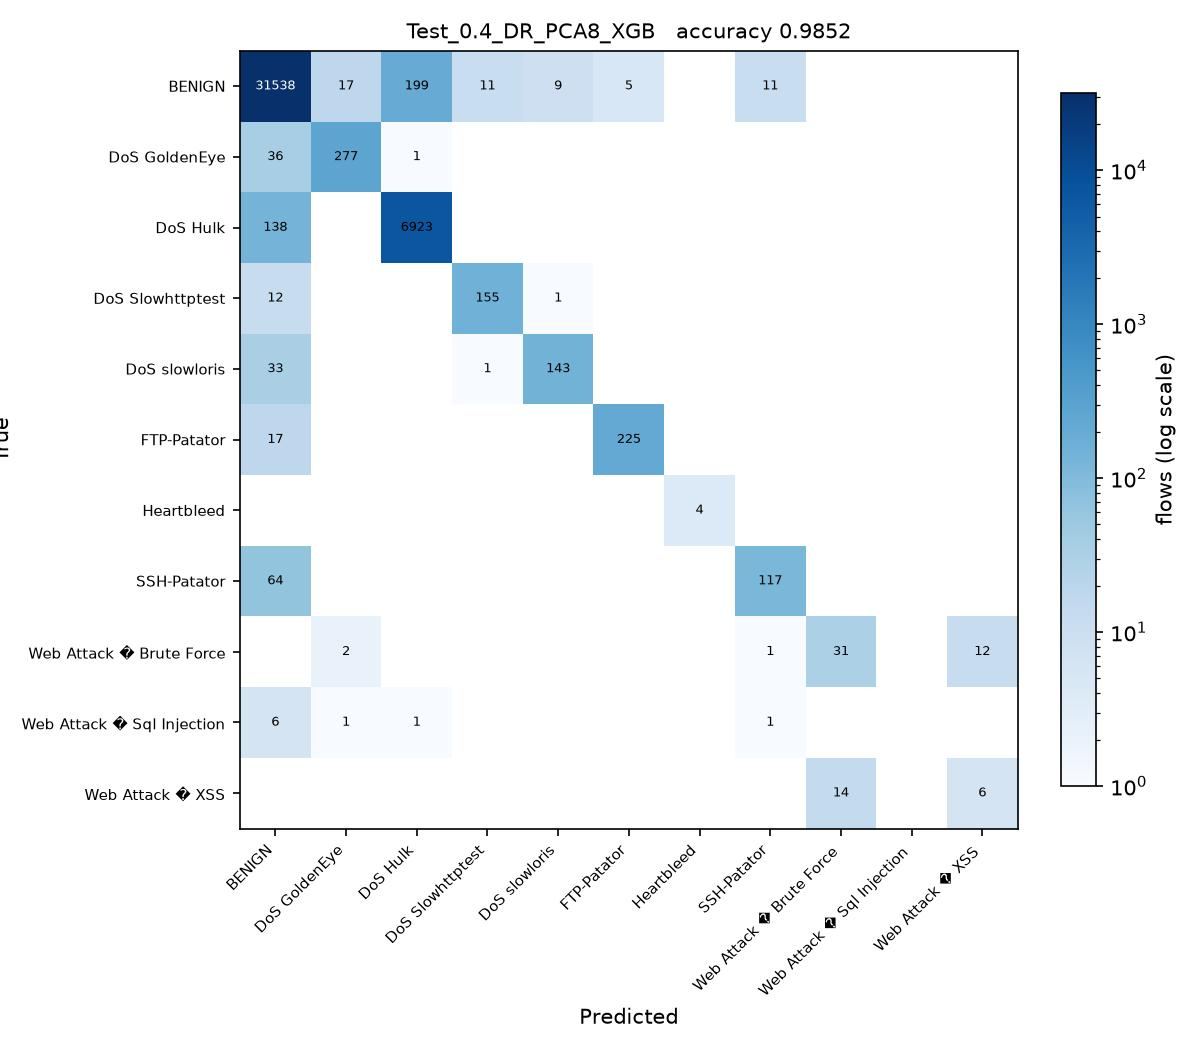

This chart was generated by the following Python code:
# Test_0.4_DR_PCA8_XGB.py
#
# Test size 0.4  |  PCA, 8 components  |  XGBoost (sheet #9)
#
# This is SGDC_60_40.py with the changes marked CHANGE below and nothing else.

import os
from pathlib import Path

# CHANGE 1: find the folder holding the three CSV files and run from there, so
# the plain file names below resolve no matter where this script is started
# from or how deeply it sits inside the project folder.
HERE = Path(__file__).resolve().parent
for PROJECT in [HERE, *HERE.parents]:
    if (PROJECT / 'Tuesday-WorkingHours.pcap_ISCX.csv').exists():
        os.chdir(PROJECT)
        break
else:
    raise SystemExit('Put this folder inside the folder that holds the three '
                     'CIC-IDS2017 CSV files, then run the script again.')
import numpy as np
import pandas as pd

df1 = pd.read_csv('Tuesday-WorkingHours.pcap_ISCX.csv', low_memory=True)
df2 = pd.read_csv('Wednesday-workingHours.pcap_ISCX.csv', low_memory=True)
df3 = pd.read_csv('Thursday-WorkingHours-Morning-WebAttacks.pcap_ISCX.csv', low_memory=True)

dataset = pd.concat([df1, df2, df3], ignore_index=True)

dataset.columns = dataset.columns.str.strip()

# CHANGE 2: a stratified sample of 100000 flows, the same for every run. An RBF
# SVM on all 1.3 million flows would take about an hour per script.
# At least 50 flows of every class are kept.
label = dataset.columns[-1]
dataset = pd.concat(
    [g.sample(n=min(len(g), max(50, round(100000 * len(g) / len(dataset)))), random_state=0)
     for _, g in dataset.groupby(label)],
    ignore_index=True
)

X = dataset.iloc[:, :-1]
y = dataset.iloc[:, -1]

X = X.apply(pd.to_numeric, errors='coerce')

X.replace([np.inf, -np.inf], np.nan, inplace=True)

from sklearn.impute import SimpleImputer

imputer = SimpleImputer(missing_values=np.nan, strategy='mean')
X = imputer.fit_transform(X)

from sklearn.preprocessing import LabelEncoder

labelencoder_y = LabelEncoder()
y = labelencoder_y.fit_transform(y)

from sklearn.model_selection import train_test_split

X_train, X_test, y_train, y_test = train_test_split(
    X,
    y,
    test_size=0.4,   # CHANGE 3: test size
    random_state=0,
    stratify=y
)

# CHANGE 4: PCA, from PCA_LDA_KErnel_PCA_CODE.pdf (fit only on training data)
from sklearn.decomposition import PCA

pca = PCA(n_components=8)
X_train = pca.fit_transform(X_train)
X_test = pca.transform(X_test)

# CHANGE 5: XGBoost (sheet #9) in place of SGDClassifier
from xgboost import XGBClassifier

classifier = XGBClassifier()

classifier.fit(X_train, y_train)

y_pred = classifier.predict(X_test) 

from sklearn.metrics import confusion_matrix
from sklearn.metrics import accuracy_score
from sklearn.metrics import precision_score
from sklearn.metrics import recall_score
from sklearn.metrics import f1_score
from sklearn.metrics import classification_report

cm = confusion_matrix(y_test, y_pred)

print("Confusion Matrix:\n")
print(cm)

print("\nAccuracy : {:.4f}".format(accuracy_score(y_test, y_pred)))
print("\nPrecision : {:.4f}".format(precision_score(y_test, y_pred, average='weighted')))
print("\nRecall : {:.4f}".format(recall_score(y_test, y_pred, average='weighted')))
print("\nF1 Score : {:.4f}".format(f1_score(y_test, y_pred, average='weighted')))

print("\nClassification Report:\n")
print(classification_report(y_test, y_pred))

# CHANGE 6: save the confusion matrix as Test_0.4_DR_PCA8_XGB.jpg and record the result
import matplotlib
matplotlib.use('Agg')
import matplotlib.pyplot as plt
from matplotlib.colors import LogNorm

here = HERE                     # the folder this script sits in
names = [str(c) for c in labelencoder_y.classes_]
fig, ax = plt.subplots(figsize=(8, 7))
im = ax.imshow(cm, cmap='Blues', norm=LogNorm(vmin=1))
ax.set_xticks(range(len(names)), names, rotation=45, ha='right', fontsize=7)
ax.set_yticks(range(len(names)), names, fontsize=7)
ax.set_xlabel('Predicted')
ax.set_ylabel('True')
ax.set_title('Test_0.4_DR_PCA8_XGB   accuracy {:.4f}'.format(accuracy_score(y_test, y_pred)), fontsize=10)
for i in range(cm.shape[0]):
    for j in range(cm.shape[1]):
        if cm[i, j]:
            ax.text(j, i, cm[i, j], ha='center', va='center', fontsize=6,
                    color='white' if cm[i, j] > cm.max() / 3 else 'black')
fig.colorbar(im, ax=ax, fraction=0.04, label='flows (log scale)')
fig.tight_layout()
fig.savefig(here / 'Test_0.4_DR_PCA8_XGB.jpg', dpi=150)
plt.close(fig)

row = pd.DataFrame([{
    'Test': 0.4, 'DR': 'PCA8', 'Clas': 'XGB',
    'Acc': round(accuracy_score(y_test, y_pred), 4),
    'Pre': round(precision_score(y_test, y_pred, average='weighted'), 4),
    'Rec': round(recall_score(y_test, y_pred, average='weighted'), 4),
    'F1': round(f1_score(y_test, y_pred, average='weighted'), 4),
    'script': 'Test_0.4_DR_PCA8_XGB',
}])
out = PROJECT / 'results' / '75_runs_pca.csv'
out.parent.mkdir(exist_ok=True)
if out.exists():
    old = pd.read_csv(out)
    row = pd.concat([old[old['script'] != 'Test_0.4_DR_PCA8_XGB'], row], ignore_index=True)
row.to_csv(out, index=False)
